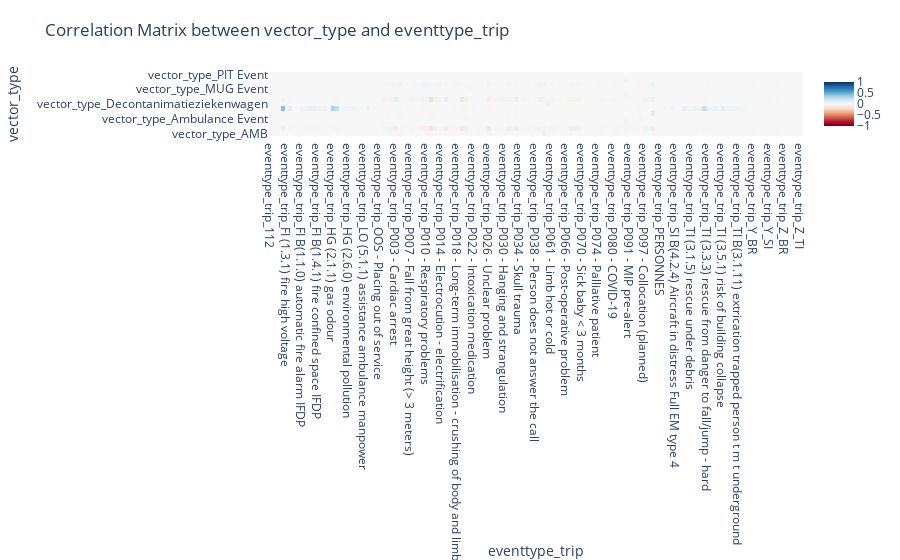

Notebook cell for this chart:
### Code cell
import pandas as pd
import seaborn as sns
import plotly.graph_objs as go
import plotly.express as px
import matplotlib.pyplot as plt

# Assuming df_interventions1 is your DataFrame
selected_columns = ['vector_type', 'eventtype_trip']

# Selecting the relevant columns
df_selected = interventions_dataset[selected_columns]

# Encoding categorical variables using one-hot encoding
df_encoded = pd.get_dummies(df_selected)

# Calculating the correlation matrix
correlation_matrix = df_encoded.corr()

# Select the dummy variables of "vector_type" on the y-axis and "eventtype_trip" on the x-axis
correlation_subset = correlation_matrix.loc[df_encoded.columns[df_encoded.columns.str.startswith('vector_type')],
                                            df_encoded.columns[df_encoded.columns.str.startswith('eventtype_trip')]]

# Create a heatmap using Plotly
heatmap = go.Heatmap(
    z=correlation_subset.values,
    x=correlation_subset.columns,
    y=correlation_subset.index,
    colorscale='RdBu',
    zmin=-1, zmax=1
)

# Create layout for the heatmap
layout = go.Layout(
    title='Correlation Matrix between vector_type and eventtype_trip',
    xaxis=dict(title='eventtype_trip'),
    yaxis=dict(title='vector_type'),
    margin=dict(l=140, r=40, t=80, b=40),
)

# Create a Figure object
fig = go.Figure(data=[heatmap], layout=layout)

# Show the interactive plot
fig.show()

### Figure 1 — Plotly figure (JSON) as saved in the notebook; plotly's stock layout.template omitted (floating-point values rounded to 4 significant figures; data arrays with more than 128 entries replaced by an {"elided": "..."} marker saying what was removed)
{"data": [{"colorscale": [[0, "rgb(103,0,31)"], [0.1, "rgb(178,24,43)"], [0.2, "rgb(214,96,77)"], [0.3, "rgb(244,165,130)"], [0.4, "rgb(253,219,199)"], [0.5, "rgb(247,247,247)"], [0.6, "rgb(209,229,240)"], [0.7, "rgb(146,197,222)"], [0.8, "rgb(67,147,195)"], [0.9, "rgb(33,102,172)"], [1, "rgb(5,48,97)"]], "type": "heatmap", "x": {"elided": "137 str values"}, "y": ["vector_type_AMB", "vector_type_Ambulance", "vector_type_Ambulance Disaster", "vector_type_Ambulance Event", "vector_type_Ambulance Exceptional", "vector_type_Brandziekenwagen", "vector_type_Decontanimatieziekenwagen", "vector_type_MUG", "vector_type_MUG Disaster", "vector_type_MUG Event", "vector_type_PIT", "vector_type_PIT Disaster", "vector_type_PIT Event"], "z": {"elided": "13x137 float values"}, "zmax": 1, "zmin": -1}], "layout": {"margin": {"b": 40, "l": 140, "r": 40, "t": 80}, "title": {"text": "Correlation Matrix between vector_type and eventtype_trip"}, "xaxis": {"title": {"text": "eventtype_trip"}}, "yaxis": {"title": {"text": "vector_type"}}}}
